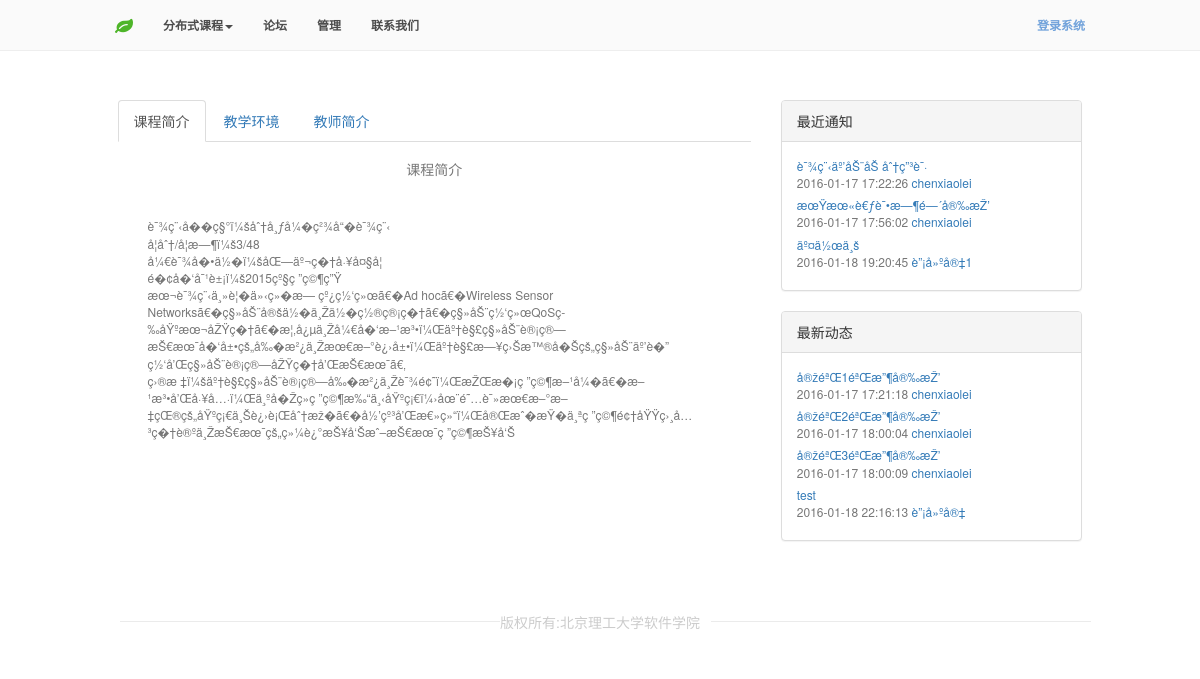
The page /HQDC/courseIntroduce.php on the database its author committed.
### tables this page shows
CREATE TABLE IF NOT EXISTS `course_info` (
  `id` int(11) NOT NULL AUTO_INCREMENT,
  `course_introduce` text NOT NULL COMMENT 'è¯¾ç¨‹ç®€ä»‹',
  `teaching_environment` text NOT NULL COMMENT 'æ•™å­¦æ�¡ä»¶',
  `teaching_program` text NOT NULL COMMENT 'æ•™å­¦å¤§çº²',
  PRIMARY KEY (`id`)
);

CREATE TABLE IF NOT EXISTS `news` (
  `id` int(10) NOT NULL AUTO_INCREMENT COMMENT 'å¤–é”®',
  `title` varchar(40) NOT NULL COMMENT 'æ–°é—»çš„æ ‡é¢˜',
  `context` text NOT NULL COMMENT 'å†…å®¹',
  `upload_time` timestamp NOT NULL DEFAULT CURRENT_TIMESTAMP COMMENT 'ä¸Šä¼ æ—¶é—´',
  `upload_people` varchar(20) NOT NULL COMMENT 'ä¸Šä¼ äººçš„å§“å��',
  `type` varchar(10) NOT NULL,
  PRIMARY KEY (`id`)
);

### HQDC/class/DB.php (called while the page is built, shortened)
<?php
class DB{
	private static $_instance = null;
	private $_results,
	        $_pdo,
		    $_query,
		    $_error = false,
		    $_count = 0;
	private function __construct(){
		try{
		   $this->_pdo = new  PDO('mysql:host=' . Config::get('mysql/host') . ';dbname=' . Config::get('mysql/db') ,Config::get('mysql/username'), Config::get('mysql/password'));
           $this->_pdo ->exec("SET names UTF8");
		}catch(PDOException $e){
			die($e->getMessage());
		}
	}
	public static function getInstance(){
		if(isset(self::$_instance)===false){
			self::$_instance = new DB();
		}
		return self::$_instance;
	}
	public function query($sql, $params = array()){
		$this -> _count = 0;
		if($this-> _query = $this -> _pdo->prepare($sql)) {
			if($this -> _query -> execute()){
				$this-> _results = $this-> _query->fetchAll(PDO::FETCH_OBJ);
				$this -> _count = $this -> _query -> rowCount();
			}else{
				$this -> _error = true;
			}
		}
		return $this;
	}
	public function action($action, $table, $where = array()){
		if(count($where)===3){
			$operators = array('=','>','<','>=','<=','like');
			$field        =  $where[0];
			$operator   =  $where[1];
			$value      =  $where[2];
			if(in_array($operator, $operators)){
				$sql = "{$action} from {$table} where {$field} {$operator} ?";
				if(!$this -> query ($sql , array($value))->error()){
					return $this;
				}
			}
		}
		else if ($where == '') {
		    $sql = "{$action} from {$table}";
		    if ($this->query($sql)) {
		        return $this;
		    }
		}
		return false;
	}
	public function get($table,$where = ''){
		return $this -> action('select * ', $table ,$where);
	}
	public function count(){
		return $this -> _count;
	}
	public function results(){
		return $this -> _results;
	}
	public function first(){
		return $this -> _results[0];
	}
}

### HQDC/class/CourseInfo.php (called while the page is built, shortened)
<?php
class CourseInfo {
    private $_courseIntroduce;
    private $_db;
    private $_tableName;
    public function __construct() {
        $this->_tableName = 'course_info';
        $this->_db = DB::getInstance();
    }
    public function get(){
        $res = $this->_db->get($this->_tableName);
        $res = $res->first();
        $this->_courseIntroduce = $res->course_introduce;
        return true;
    }
    public function getCourseIntroduce() {
        if ($this->get()) {
             return $this->_courseIntroduce;
        }
        else {
            return '(＞﹏＜)管理员还没有写';
        }
    }
}

### HQDC/class/Config.php (called while the page is built)
<?php
class Config{
	public static function get ($path = null){
		if($path){
			$config = $GLOBALS['config'];
			$path = explode('/', $path);
			foreach ($path as $bit) {
				if(isset($config[$bit])){
					$config = $config[$bit];
				}
			}
			return $config;
		}
		return false;
	}
}

### HQDC/class/News.php (called while the page is built, shortened)
<?php
class News extends Info{
    public function __construct() {
        $this->_db = DB::getInstance();
    }
}

### HQDC/class/Info.php (called while the page is built, shortened)
<?php
class Info {
    protected $_db;
    protected $_tableName;
    public function setTableName($tableName) {
        $this->_tableName = $tableName;
    }
    public function getInfo() {
        try {
            $this->_db->get($this->_tableName);
        } catch (Exception $e) {
            $e->getMessage();
        }
        return $this->_db->results();
    }
}

### HQDC/courseIntroduce.php (the view, shortened to what this page needs)
<?php
include 'includes/header.php';
?>
<link rel="stylesheet" type="text/css" href="css/courseIntroduce.css">
<div class="main row">
	<div class="col-md-10 col-md-offset-1 row">
	<div class="left col-md-8">
		<ul class="nav nav-tabs">
		  <li role="presentation" class="active"><a class="to-tab1" href="#">课程简介</a></li>
		  <li role="presentation"><a class="to-tab2" href="#">教学环境</a></li>
		  <li role="presentation"><a class="to-tab3" href="#">教师简介</a></li>
		</ul>
		<div id="courseIntroduce" class="tab1">
		<h1>课程简介</h1>
		<div class="info">
			<?php
			   $courseInfo = new CourseInfo();
			   echo $courseInfo->getCourseIntroduce();
			?>
		</div>
		</div>
	</div>
	<div class="right col-md-4">
		<div class="notice-box notice ">
			<div class="panel panel-default">
			  <div class="panel-heading">最近通知</div>
			  <div class="panel-body">
			    <ul>
			      <?php
				                $news = new News();
				                $record = $news->getInfo();
				                foreach ($record as $value) {
				                    if ($value->type == 'notice') {
				                        $value = get_object_vars($value);
				                        echo "<li><a href='newsDetail.php?id=".$value['id']."' target='_blank'>".$value['title']."</a>";
				                        echo "<p>".$value['upload_time']."  <a href=''>".$value['upload_people']."</a></p>";
				                        echo "</li>";
				                    }
				                }
				            ?>
			    </ul>
			  </div>
			</div>
		</div>
		<div class="notice-box  state  ">
			<div class="panel panel-default">
			  <div class="panel-heading">最新动态</div>
			  <div class="panel-body">
			    <ul>
			     <?php
				                $news = new News();
				                $record = $news->getInfo();
				                foreach ($record as $value) {
				                    if ($value->type == 'news') {
				                        $value = get_object_vars($value);
				                        echo "<li><a href='newsDetail.php?id=".$value['id']."' target='_blank'>".$value['title']."</a>";
				                        echo "<p>".$value['upload_time']."  <a href=''>".$value['upload_people']."</a></p>";
				                        echo "</li>";
				                    }
				                }
				            ?>
			    </ul>
			  </div>
			</div>
		</div>
	</div>
	</div>
</div>
<?php
include "includes/footer.php";
?>

### HQDC/css/custom.css (style rules this page uses)
* { font-family: "微软雅黑"; font-family: "Helvetica Neue", Helvetica, Arial, sans-serif; font-weight: normal; margin:0; padding:0; }
html,body { margin: 0 !important; padding: 0 !important; position: relative; overflow-x: hidden; color:#777; }
.main { margin-top: 100px; min-height: 400px; }
.nav { overflow-x:visible !important; }
html, body, div, span, object, iframe, p, blockquote, pre, a, abbr, acronym, address, big, cite, code, del, dfn, em, img, ins, kbd, q, s, samp, small, strike, strong, sub, sup, tt, var, b, u, i, center, dl, dt, dd, ol, ul, li, fieldset, form, label, legend, table, caption, tbody, tfoot, thead, tr, th, td, article, aside, canvas, details, embed, figure, figcaption, footer, header, hgroup, menu, nav, output, ruby, section, summary, time, mark, audio, video, h1, h2, h3, h4, h5, h6 { margin: 0; padding: 0; border: 0; outline: 0; font-size: 100%; vertical-align: baseline; background: transparent; }

### HQDC/css/courseIntroduce.css (style rules this page uses)
.panel-heading { font-weight: normal; font-size: 14px; }
.panel-body ul { list-style: none; }
.panel-body ul li { margin-bottom: 5px; font-size: 12px; }
.main ul.nav a { font-size: 14px; }
h1 { font-size: 14px; margin: 10px; margin-top: 20px; text-align: center; }
.info { font-size: 12px; }
.info { padding: 30px; }

### rows shown on the page
course_info: course_introduce "è¯¾ç¨‹å��ç§°ï¼šåˆ†å¸ƒå¼�ç²¾å“�è¯¾ç¨‹ å­¦åˆ†/å­¦æ—¶ï¼š3/48 å¼€è¯¾å�•ä½�ï¼šåŒ—äº¬ç�†å·¥å¤§å­¦ é�¢å�‘å¯¹è±¡ï¼š2015çº§ç ”ç©¶ç”Ÿ æœ¬è¯¾ç¨‹ä¸»è¦�ä»‹ç»�æ— çº¿ç½‘ç»œã€�Ad hocã€�Wireless Sensor Networksã€�ç§»åŠ¨å®šä½�ä¸Žä½�ç½®ç®¡ç�†ã€�ç§»åŠ¨ç½‘ç»œQoSç­‰åŸºæœ¬åŽŸç�†ã€�æ¦‚å¿µä¸Žå¼€å�‘æ–¹æ³•ï¼Œäº†è§£ç§»åŠ¨è®¡ç®—æŠ€æœ¯å�‘å±•çš„å‰�æ²¿ä¸Žæœ€æ–°è¿›å±•ï¼Œäº†è§£æ—¥ç›Šæ™®å�Šçš„ç§»åŠ¨äº’è�”ç½‘å’Œç§»åŠ¨è®¡ç®—åŽŸç�†å’ŒæŠ€æœ¯ã€‚ ç›®æ ‡ï¼šäº†è§£ç§»åŠ¨è®¡ç®—å‰�æ²¿ä¸Žè¯¾é¢˜ï¼ŒæŽŒæ�¡ç ”ç©¶æ–¹å¼�ã€�æ–¹æ³•å’Œå·¥å…·ï¼Œä¸ºå�Žç»­ç ”ç©¶æ‰“ä¸‹åŸºç¡€ï¼›åœ¨é˜…è¯»æœ€æ–°æ–‡çŒ®çš„åŸºç¡€ä¸Šè¿›è¡Œåˆ†æž�ã€�å½’çº³å’Œæ€»ç»“ï¼Œå®Œæˆ�æŸ�ä¸ªç ”ç©¶é¢†åŸŸç›¸å…³ç�†è®ºä¸ŽæŠ€æœ¯çš„ç»¼è¿°æŠ¥å‘Šæˆ–æŠ€æœ¯ç ”ç©¶æŠ¥å‘Š"
news: title "è¯¾ç¨‹äº’åŠ¨åŠ åˆ†ç”³è¯·", upload_time "2016-01-17 17:22:26", upload_people "chenxiaolei"
news: title "æœŸæœ«è€ƒè¯•æ—¶é—´å®‰æŽ’", upload_time "2016-01-17 17:56:02", upload_people "chenxiaolei"
news: title "äº¤ä½œä¸š", upload_time "2016-01-18 19:20:45", upload_people "è”¡å»ºå®‡1"
news: title "å®žéªŒ1éªŒæ”¶å®‰æŽ’", upload_time "2016-01-17 17:21:18", upload_people "chenxiaolei"
news: title "å®žéªŒ2éªŒæ”¶å®‰æŽ’", upload_time "2016-01-17 18:00:04", upload_people "chenxiaolei"
news: title "å®žéªŒ3éªŒæ”¶å®‰æŽ’", upload_time "2016-01-17 18:00:09", upload_people "chenxiaolei"
news: title "test", upload_time "2016-01-18 22:16:13", upload_people "è”¡å»ºå®‡"
